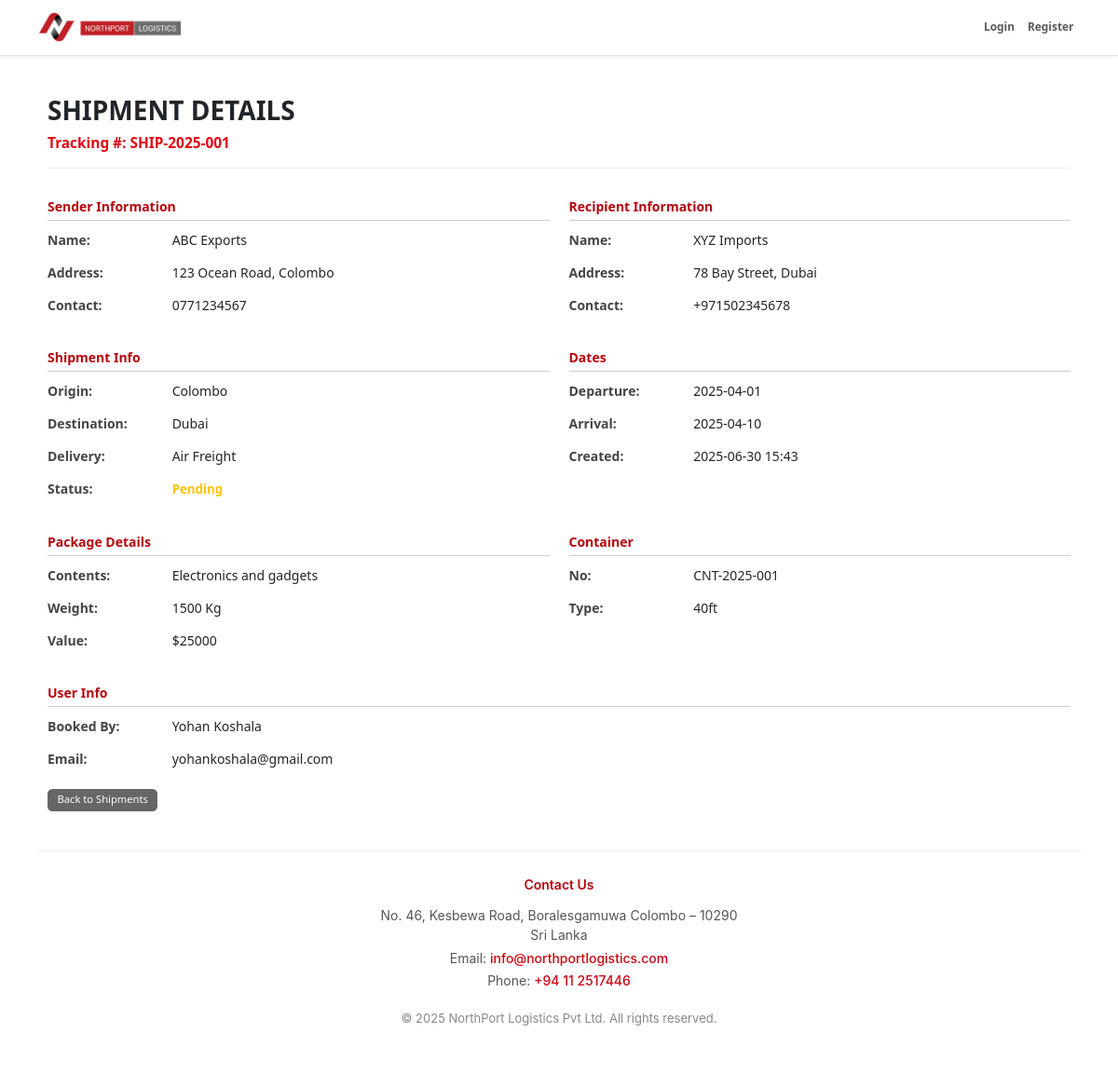
Screenshot of /admin/view_shipment_details.php?id=1 with the database file from the repository.
### tables this page shows
CREATE TABLE `shipments` (
  `id` int(11) NOT NULL,
  `shipment_id` varchar(50) NOT NULL,
  `user_id` int(11) NOT NULL,
  `booking_id` int(11) DEFAULT NULL,
  `container_id` int(11) DEFAULT NULL,
  `origin` varchar(100) NOT NULL,
  `destination` varchar(100) NOT NULL,
  `status` enum('Pending','In Transit','Delivered','Cancelled') DEFAULT 'Pending',
  `departure_date` date DEFAULT NULL,
  `arrival_date` date DEFAULT NULL,
  `created_at` datetime DEFAULT current_timestamp(),
  `updated_at` datetime DEFAULT current_timestamp() ON UPDATE current_timestamp(),
  `sender_name` varchar(100) DEFAULT NULL,
  `sender_address` varchar(255) DEFAULT NULL,
  `sender_contact` varchar(50) DEFAULT NULL,
  `recipient_name` varchar(100) DEFAULT NULL,
  `recipient_address` varchar(255) DEFAULT NULL,
  `recipient_contact` varchar(50) DEFAULT NULL,
  `package_contents` text DEFAULT NULL,
  `package_weight` varchar(50) DEFAULT NULL,
  `package_value` varchar(50) DEFAULT NULL,
  `delivery_type` varchar(50) DEFAULT NULL
);

CREATE TABLE `containers` (
  `id` int(11) NOT NULL,
  `container_no` varchar(50) NOT NULL,
  `type` enum('20ft','40ft','Reefer','Open Top','Tank') NOT NULL,
  `status` enum('Available','In Use','Under Maintenance','Damaged') DEFAULT 'Available',
  `location` varchar(100) DEFAULT NULL,
  `assigned_fleet_id` int(11) DEFAULT NULL,
  `last_inspected_at` date DEFAULT NULL,
  `created_at` datetime DEFAULT current_timestamp(),
  `updated_at` datetime DEFAULT current_timestamp() ON UPDATE current_timestamp()
);

CREATE TABLE `users` (
  `id` int(11) NOT NULL,
  `username` varchar(50) NOT NULL,
  `email` varchar(100) NOT NULL,
  `password_hash` varchar(255) NOT NULL,
  `role` enum('admin','manager','employer','user') NOT NULL DEFAULT 'user',
  `is_active` tinyint(1) NOT NULL DEFAULT 1,
  `created_at` timestamp NOT NULL DEFAULT current_timestamp(),
  `updated_at` timestamp NOT NULL DEFAULT current_timestamp() ON UPDATE current_timestamp(),
  `phone` varchar(20) DEFAULT NULL,
  `street_address` varchar(255) DEFAULT NULL,
  `city` varchar(100) DEFAULT NULL,
  `state` varchar(100) DEFAULT NULL,
  `postal_code` varchar(20) DEFAULT NULL,
  `country` varchar(100) DEFAULT NULL,
  `company_name` varchar(255) DEFAULT NULL,
  `profile_pic` varchar(255) DEFAULT NULL,
  `date_of_birth` date DEFAULT NULL,
  `preferences` longtext DEFAULT NULL CHECK (json_valid(`preferences`)),
  `notes` text DEFAULT NULL,
  `department` varchar(100) DEFAULT NULL,
  `job_title` varchar(100) DEFAULT NULL,
  `date_of_joining` date DEFAULT NULL,
  `nic_passport_number` varchar(50) DEFAULT NULL
);

### admin/view_shipment_details.php (the view, shortened to what this page needs)
<?php
require_once '../includes/header.php';
$shipmentId = $_GET['id'] ?? null;
$stmt = $pdo->prepare("
    SELECT s.*, u.username, u.email, c.container_no, c.type AS container_type
    FROM shipments s
    LEFT JOIN users u ON s.user_id = u.id
    LEFT JOIN containers c ON s.container_id = c.id
    WHERE s.id = ?
");
$stmt->execute([$shipmentId]);
$shipment = $stmt->fetch(PDO::FETCH_ASSOC);
?>
<div class="container my-5">
    <div class="shipment-header">
        <h2 class="fw-bold mb-2">SHIPMENT DETAILS</h2>
        <div class="shipment-tracking">Tracking #: <?= htmlspecialchars($shipment['shipment_id']) ?></div>
    </div>
    <div class="row mb-4">
        <div class="col-md-6">
            <div class="section-title">Sender Information</div>
            <p><span class="info-label">Name:</span> <?= htmlspecialchars($shipment['sender_name']) ?></p>
            <p><span class="info-label">Address:</span> <?= htmlspecialchars($shipment['sender_address']) ?></p>
            <p><span class="info-label">Contact:</span> <?= htmlspecialchars($shipment['sender_contact']) ?></p>
        </div>
        <div class="col-md-6">
            <div class="section-title">Recipient Information</div>
            <p><span class="info-label">Name:</span> <?= htmlspecialchars($shipment['recipient_name']) ?></p>
            <p><span class="info-label">Address:</span> <?= htmlspecialchars($shipment['recipient_address']) ?></p>
            <p><span class="info-label">Contact:</span> <?= htmlspecialchars($shipment['recipient_contact']) ?></p>
        </div>
    </div>
    <div class="row mb-4">
        <div class="col-md-6">
            <div class="section-title">Shipment Info</div>
            <p><span class="info-label">Origin:</span> <?= htmlspecialchars($shipment['origin']) ?></p>
            <p><span class="info-label">Destination:</span> <?= htmlspecialchars($shipment['destination']) ?></p>
            <p><span class="info-label">Delivery:</span> <?= htmlspecialchars($shipment['delivery_type']) ?></p>
            <p><span class="info-label">Status:</span>
                <span class="status-text
                    <?=
                        $shipment['status'] === 'Delivered' ? 'status-delivered' :
                        ($shipment['status'] === 'In Transit' ? 'status-intransit' :
                        ($shipment['status'] === 'Cancelled' ? 'status-cancelled' : 'status-pending'))
                    ?>">
                    <?= htmlspecialchars($shipment['status']) ?>
                </span>
            </p>
        </div>
        <div class="col-md-6">
            <div class="section-title">Dates</div>
            <p><span class="info-label">Departure:</span> <?= date('Y-m-d', strtotime($shipment['departure_date'])) ?></p>
            <p><span class="info-label">Arrival:</span> <?= date('Y-m-d', strtotime($shipment['arrival_date'])) ?></p>
            <p><span class="info-label">Created:</span> <?= date('Y-m-d H:i', strtotime($shipment['created_at'])) ?></p>
        </div>
    </div>
    <div class="row mb-4">
        <div class="col-md-6">
            <div class="section-title">Package Details</div>
            <p><span class="info-label">Contents:</span> <?= htmlspecialchars($shipment['package_contents']) ?></p>
            <p><span class="info-label">Weight:</span> <?= htmlspecialchars($shipment['package_weight']) ?> Kg</p>
            <p><span class="info-label">Value:</span> $<?= htmlspecialchars($shipment['package_value']) ?></p>
        </div>
        <div class="col-md-6">
            <div class="section-title">Container</div>
            <p><span class="info-label">No:</span> <?= htmlspecialchars($shipment['container_no'] ?? '-') ?></p>
            <p><span class="info-label">Type:</span> <?= htmlspecialchars($shipment['container_type'] ?? '-') ?></p>
        </div>
    </div>
    <div class="info-group">
        <div class="section-title">User Info</div>
        <p><span class="info-label">Booked By:</span> <?= htmlspecialchars($shipment['username'] ?? '-') ?></p>
        <p><span class="info-label">Email:</span> <?= htmlspecialchars($shipment['email'] ?? '-') ?></p>
    </div>
    <div class="mt-4">
        <a href="manage_shipments.php" class="btn btn-back">Back to Shipments</a>
    </div>
</div>
<?php require_once '../includes/footer.php'; ?>

### includes/header.php (style rules this page uses)
html { font-size: 14px; }

### admin/view_shipment_details.php (style rules this page uses)
.info-label { font-weight: 600; color: #444; width: 130px; display: inline-block; }
.section-title { font-weight: 700; color: #b6050e; border-bottom: 1px solid #ccc; margin-bottom: 10px; padding-bottom: 4px; font-size: 1rem; }
.shipment-header { margin-bottom: 30px; border-bottom: 1px solid #eee; padding-bottom: 15px; }
.shipment-tracking { font-size: 1.1rem; font-weight: bold; color: #e30613; }
.status-text { font-weight: bold; font-size: 0.95rem; }
.status-pending { color: #ffc107; }
.btn-back { font-size: 0.85rem; padding: 0.4rem 1rem; background-color: #666; border: none; color: #fff; }
.btn { font-size: 0.8rem; padding: 0.25rem 0.75rem; }

### rows the page displays
shipments: shipment "SHIP-2025-001", sender_name "ABC Exports", sender_address "123 Ocean Road, Colombo", sender_contact "0771234567", recipient_name "XYZ Imports", recipient_address "78 Bay Street, Dubai", recipient_contact "+971502345678", origin "Colombo", destination "Dubai", delivery_type "Air Freight", status "Pending", departure_date "2025-04-01", arrival_date "2025-04-10", created_at "2025-06-30 15:43", package_contents "Electronics and gadgets", package_weight "1500", package_value "25000", container.container_no "CNT-2025-001", container.type "40ft", user.username "Yohan Koshala", user.email "yohankoshala@gmail.com"

### other values shown
$footer_address1 "No. 46, Kesbewa Road, Boralesgamuwa Colombo – 10290"
$footer_address2 "Sri Lanka"
$footer_email "info@northportlogistics.com"
$footer_phone "+94 11 2517446"
